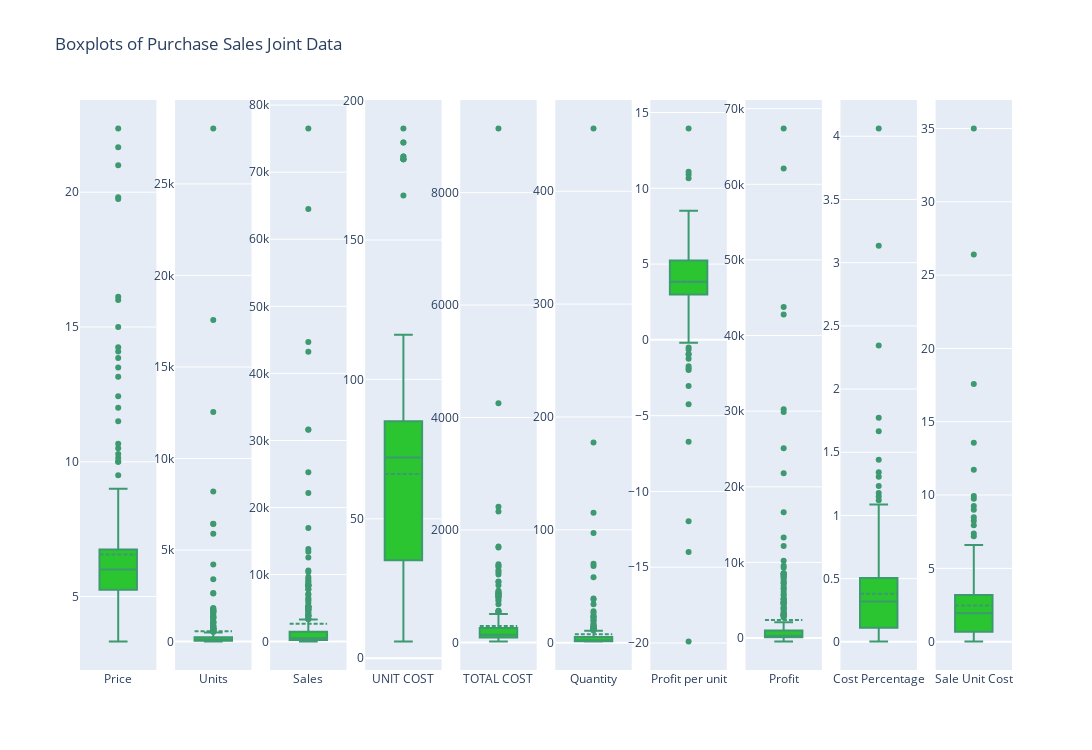
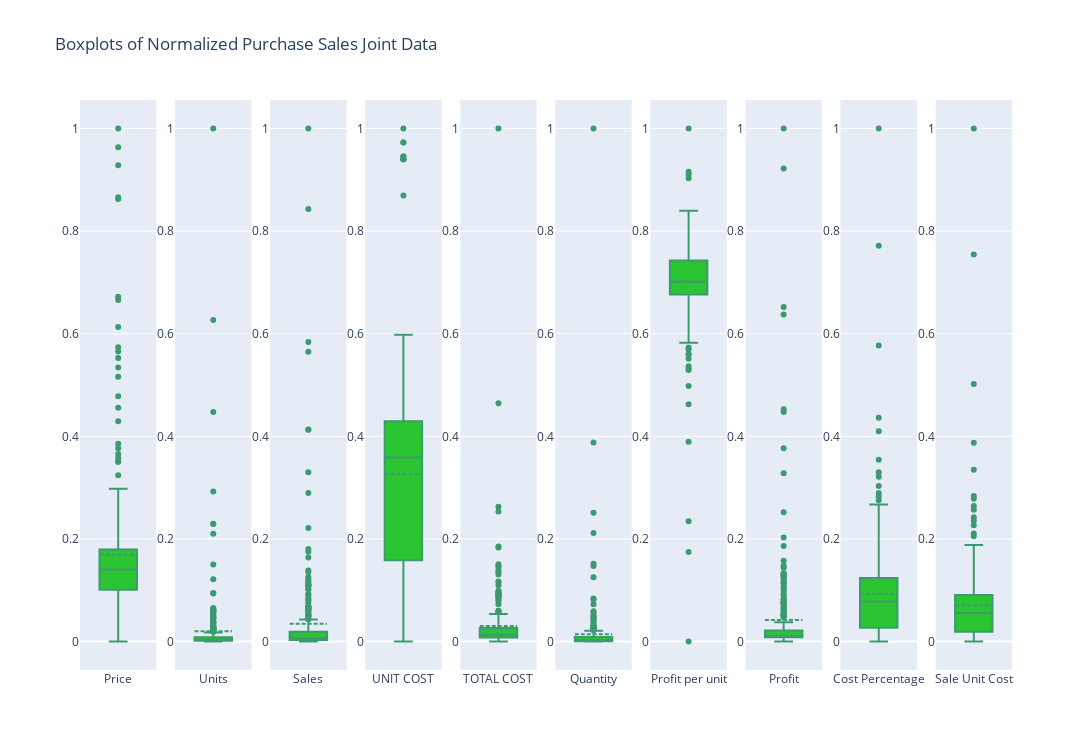

Here is the notebook cell these charts were saved with, in order:
### Markdown cell above
### Exploratory Data Analysis
#### purchase_sales_joint

### Code cell
# Single Variable EDA
# Check purchase_sales_joint for any null values
purchase_sales_joint.isnull().values.any()

eda_rows = ['Maximum','Minimum','Mean','Median','Standard Deviation','Variance','Inter-quartile Range','Skewness','Kurtosis']
# create empty lists to store values
maximum=[]
minimum=[]
mean=[]
median=[]
standard_deviation=[]
variance = []
IQR=[]
skew=[]
kurt=[]

# Create metrics dataframe
purchase_sales_joint_numeric = purchase_sales_joint.copy()
purchase_sales_joint_numeric = purchase_sales_joint_numeric.drop(["Year","Category","Category_2","ORDER DATE","Type",
                                                                  "DISTRIBUTOR","ORDER UNIT"], axis=1)
purchase_sales_joint_numeric_columns = purchase_sales_joint_numeric.columns.tolist()

for i in purchase_sales_joint_numeric_columns:
    maximum.append(purchase_sales_joint_numeric[i].max())
    minimum.append(purchase_sales_joint_numeric[i].min())
    mean.append(purchase_sales_joint_numeric[i].mean())
    median.append(purchase_sales_joint_numeric[i].median())
    standard_deviation.append(purchase_sales_joint_numeric[i].std())
    variance.append(purchase_sales_joint_numeric[i].var())
    Q1 = purchase_sales_joint_numeric[i].quantile(0.25)
    Q3 = purchase_sales_joint_numeric[i].quantile(0.75)
    IQR.append(Q3-Q1)
    skew.append(purchase_sales_joint_numeric[i].skew())
    kurt.append(purchase_sales_joint_numeric[i].kurtosis())

purchase_sales_joint_metrics = pd.DataFrame([maximum, minimum, mean, median, standard_deviation, variance, IQR, skew, kurt])
purchase_sales_joint_metrics.columns = purchase_sales_joint_numeric_columns
purchase_sales_joint_metrics.insert(0, 'Metrics', eda_rows)
print(purchase_sales_joint_metrics)

# Box Plots
fig = make_subplots(rows=1, cols=10)
for count, variable in enumerate(purchase_sales_joint_numeric_columns):
    fig.add_trace(go.Box(y=purchase_sales_joint[variable], name=variable, marker_color='#3D9970', boxmean=True, 
                       boxpoints='outliers',fillcolor='#2bc531',
                       quartilemethod="linear", showlegend=False),row=1,col=count+1)

fig.update_layout(height=750, width=1750, title_text="Boxplots of Purchase Sales Joint Data")

fig.show()

# Histogram
purchase_sales_joint_categorical = purchase_sales_joint.copy()
purchase_sales_joint_categorical = purchase_sales_joint_categorical.drop(["Year","ORDER DATE","Price","Units","Sales","UNIT COST","ORDER UNIT","TOTAL COST",
                                                                 "Quantity","Profit per unit","Cost Percentage",
                                                                  "Sale Unit Cost", "Profit"], axis=1)
purchase_sales_joint_categorical_columns = purchase_sales_joint_categorical.columns.tolist()

for category in purchase_sales_joint_categorical_columns:
    plt.figure(figsize=(16,8))
    purchase_sales_joint_categorical[category].value_counts().plot.bar()
    plt.xlabel(category, fontsize=16)
    plt.ylabel("Frequency", fontsize=16)
    plt.show()
    
# continue working on this
# Normalization
# setting scaler option to 0,1
scaler = MinMaxScaler(feature_range=(0, 1))
scaler.fit(purchase_sales_joint_numeric)

# normalize
norm_purchase_sales_joint = scaler.transform(purchase_sales_joint_numeric).T
# create empty dataframe and append column values with column name by iteration
norm_purchase_sales_joint_df = pd.DataFrame()
for count, variable in enumerate(purchase_sales_joint_numeric_columns):
    norm_purchase_sales_joint_df[variable]=norm_purchase_sales_joint[count]
# show normalized cancer dataframe
norm_purchase_sales_joint_df
# Box Plots of Normalized Purchase Sales Joint Data
fig = make_subplots(rows=1, cols=10)
for count, variable in enumerate(purchase_sales_joint_numeric_columns):
    fig.add_trace(go.Box(y=norm_purchase_sales_joint_df
[variable], name=variable, marker_color='#3D9970', boxmean=True, 
                       boxpoints='outliers',fillcolor='#2bc531',
                       quartilemethod="linear", showlegend=False),row=1,col=count+1)

fig.update_layout(height=750, width=1750, title_text="Boxplots of Normalized Purchase Sales Joint Data")

fig.show()
norm_purchase_sales_joint_df

# Multivariable EDA
# Heatmap using normalized data
# compute pairwise pearson correlation of columns, excluding null values
correlation = norm_purchase_sales_joint_df.corr(method='pearson')
# plotting the heatmap
plt.figure(figsize=(16,12))
plt.title('Correlation Heatmap of Purchase Sales Data')
ax = sns.heatmap(correlation, square=True, annot=True, fmt='.2f', linecolor='white')
ax.set_xticklabels(ax.get_xticklabels(), rotation=90)
ax.set_yticklabels(ax.get_yticklabels(), rotation=30)   
plt.tight_layout()        
plt.show()

# Pair Plots
response_factors = purchase_sales_joint_numeric_columns
# plot pairplot using seaborn
sns.pairplot(norm_purchase_sales_joint_df[response_factors], kind='scatter', diag_kind='hist')
plt.show()

### Figure 1 — Plotly figure (JSON) as saved in the notebook; plotly's stock layout.template omitted (floating-point values rounded to 4 significant figures; data arrays with more than 128 entries replaced by an {"elided": "..."} marker saying what was removed)
{"data": [{"boxmean": true, "boxpoints": "outliers", "fillcolor": "#2bc531", "marker": {"color": "#3D9970"}, "name": "Price", "quartilemethod": "linear", "showlegend": false, "type": "box", "xaxis": "x", "y": {"elided": "298 float values"}, "yaxis": "y"}, {"boxmean": true, "boxpoints": "outliers", "fillcolor": "#2bc531", "marker": {"color": "#3D9970"}, "name": "Units", "quartilemethod": "linear", "showlegend": false, "type": "box", "xaxis": "x2", "y": {"elided": "298 int values"}, "yaxis": "y2"}, {"boxmean": true, "boxpoints": "outliers", "fillcolor": "#2bc531", "marker": {"color": "#3D9970"}, "name": "Sales", "quartilemethod": "linear", "showlegend": false, "type": "box", "xaxis": "x3", "y": {"elided": "298 float values"}, "yaxis": "y3"}, {"boxmean": true, "boxpoints": "outliers", "fillcolor": "#2bc531", "marker": {"color": "#3D9970"}, "name": "UNIT COST", "quartilemethod": "linear", "showlegend": false, "type": "box", "xaxis": "x4", "y": {"elided": "298 float values"}, "yaxis": "y4"}, {"boxmean": true, "boxpoints": "outliers", "fillcolor": "#2bc531", "marker": {"color": "#3D9970"}, "name": "TOTAL COST", "quartilemethod": "linear", "showlegend": false, "type": "box", "xaxis": "x5", "y": {"elided": "298 float values"}, "yaxis": "y5"}, {"boxmean": true, "boxpoints": "outliers", "fillcolor": "#2bc531", "marker": {"color": "#3D9970"}, "name": "Quantity", "quartilemethod": "linear", "showlegend": false, "type": "box", "xaxis": "x6", "y": {"elided": "298 float values"}, "yaxis": "y6"}, {"boxmean": true, "boxpoints": "outliers", "fillcolor": "#2bc531", "marker": {"color": "#3D9970"}, "name": "Profit per unit", "quartilemethod": "linear", "showlegend": false, "type": "box", "xaxis": "x7", "y": {"elided": "298 float values"}, "yaxis": "y7"}, {"boxmean": true, "boxpoints": "outliers", "fillcolor": "#2bc531", "marker": {"color": "#3D9970"}, "name": "Profit", "quartilemethod": "linear", "showlegend": false, "type": "box", "xaxis": "x8", "y": {"elided": "298 float values"}, "yaxis": "y8"}, {"boxmean": true, "boxpoints": "outliers", "fillcolor": "#2bc531", "marker": {"color": "#3D9970"}, "name": "Cost Percentage", "quartilemethod": "linear", "showlegend": false, "type": "box", "xaxis": "x9", "y": {"elided": "298 float values"}, "yaxis": "y9"}, {"boxmean": true, "boxpoints": "outliers", "fillcolor": "#2bc531", "marker": {"color": "#3D9970"}, "name": "Sale Unit Cost", "quartilemethod": "linear", "showlegend": false, "type": "box", "xaxis": "x10", "y": {"elided": "298 float values"}, "yaxis": "y10"}], "layout": {"height": 750, "title": {"text": "Boxplots of Purchase Sales Joint Data"}, "width": 1750, "xaxis": {"anchor": "y", "domain": [0, 0.082]}, "xaxis10": {"anchor": "y10", "domain": [0.918, 1.0]}, "xaxis2": {"anchor": "y2", "domain": [0.102, 0.184]}, "xaxis3": {"anchor": "y3", "domain": [0.204, 0.286]}, "xaxis4": {"anchor": "y4", "domain": [0.306, 0.388]}, "xaxis5": {"anchor": "y5", "domain": [0.408, 0.49]}, "xaxis6": {"anchor": "y6", "domain": [0.51, 0.592]}, "xaxis7": {"anchor": "y7", "domain": [0.612, 0.694]}, "xaxis8": {"anchor": "y8", "domain": [0.714, 0.796]}, "xaxis9": {"anchor": "y9", "domain": [0.816, 0.898]}, "yaxis": {"anchor": "x", "domain": [0, 1]}, "yaxis10": {"anchor": "x10", "domain": [0, 1]}, "yaxis2": {"anchor": "x2", "domain": [0, 1]}, "yaxis3": {"anchor": "x3", "domain": [0, 1]}, "yaxis4": {"anchor": "x4", "domain": [0, 1]}, "yaxis5": {"anchor": "x5", "domain": [0, 1]}, "yaxis6": {"anchor": "x6", "domain": [0, 1]}, "yaxis7": {"anchor": "x7", "domain": [0, 1]}, "yaxis8": {"anchor": "x8", "domain": [0, 1]}, "yaxis9": {"anchor": "x9", "domain": [0, 1]}}}

### Figure 2 — Plotly figure (JSON) as saved in the notebook; plotly's stock layout.template omitted (floating-point values rounded to 4 significant figures; data arrays with more than 128 entries replaced by an {"elided": "..."} marker saying what was removed)
{"data": [{"boxmean": true, "boxpoints": "outliers", "fillcolor": "#2bc531", "marker": {"color": "#3D9970"}, "name": "Price", "quartilemethod": "linear", "showlegend": false, "type": "box", "xaxis": "x", "y": {"elided": "298 float values"}, "yaxis": "y"}, {"boxmean": true, "boxpoints": "outliers", "fillcolor": "#2bc531", "marker": {"color": "#3D9970"}, "name": "Units", "quartilemethod": "linear", "showlegend": false, "type": "box", "xaxis": "x2", "y": {"elided": "298 float values"}, "yaxis": "y2"}, {"boxmean": true, "boxpoints": "outliers", "fillcolor": "#2bc531", "marker": {"color": "#3D9970"}, "name": "Sales", "quartilemethod": "linear", "showlegend": false, "type": "box", "xaxis": "x3", "y": {"elided": "298 float values"}, "yaxis": "y3"}, {"boxmean": true, "boxpoints": "outliers", "fillcolor": "#2bc531", "marker": {"color": "#3D9970"}, "name": "UNIT COST", "quartilemethod": "linear", "showlegend": false, "type": "box", "xaxis": "x4", "y": {"elided": "298 float values"}, "yaxis": "y4"}, {"boxmean": true, "boxpoints": "outliers", "fillcolor": "#2bc531", "marker": {"color": "#3D9970"}, "name": "TOTAL COST", "quartilemethod": "linear", "showlegend": false, "type": "box", "xaxis": "x5", "y": {"elided": "298 float values"}, "yaxis": "y5"}, {"boxmean": true, "boxpoints": "outliers", "fillcolor": "#2bc531", "marker": {"color": "#3D9970"}, "name": "Quantity", "quartilemethod": "linear", "showlegend": false, "type": "box", "xaxis": "x6", "y": {"elided": "298 float values"}, "yaxis": "y6"}, {"boxmean": true, "boxpoints": "outliers", "fillcolor": "#2bc531", "marker": {"color": "#3D9970"}, "name": "Profit per unit", "quartilemethod": "linear", "showlegend": false, "type": "box", "xaxis": "x7", "y": {"elided": "298 float values"}, "yaxis": "y7"}, {"boxmean": true, "boxpoints": "outliers", "fillcolor": "#2bc531", "marker": {"color": "#3D9970"}, "name": "Profit", "quartilemethod": "linear", "showlegend": false, "type": "box", "xaxis": "x8", "y": {"elided": "298 float values"}, "yaxis": "y8"}, {"boxmean": true, "boxpoints": "outliers", "fillcolor": "#2bc531", "marker": {"color": "#3D9970"}, "name": "Cost Percentage", "quartilemethod": "linear", "showlegend": false, "type": "box", "xaxis": "x9", "y": {"elided": "298 float values"}, "yaxis": "y9"}, {"boxmean": true, "boxpoints": "outliers", "fillcolor": "#2bc531", "marker": {"color": "#3D9970"}, "name": "Sale Unit Cost", "quartilemethod": "linear", "showlegend": false, "type": "box", "xaxis": "x10", "y": {"elided": "298 float values"}, "yaxis": "y10"}], "layout": {"height": 750, "title": {"text": "Boxplots of Normalized Purchase Sales Joint Data"}, "width": 1750, "xaxis": {"anchor": "y", "domain": [0, 0.082]}, "xaxis10": {"anchor": "y10", "domain": [0.918, 1.0]}, "xaxis2": {"anchor": "y2", "domain": [0.102, 0.184]}, "xaxis3": {"anchor": "y3", "domain": [0.204, 0.286]}, "xaxis4": {"anchor": "y4", "domain": [0.306, 0.388]}, "xaxis5": {"anchor": "y5", "domain": [0.408, 0.49]}, "xaxis6": {"anchor": "y6", "domain": [0.51, 0.592]}, "xaxis7": {"anchor": "y7", "domain": [0.612, 0.694]}, "xaxis8": {"anchor": "y8", "domain": [0.714, 0.796]}, "xaxis9": {"anchor": "y9", "domain": [0.816, 0.898]}, "yaxis": {"anchor": "x", "domain": [0, 1]}, "yaxis10": {"anchor": "x10", "domain": [0, 1]}, "yaxis2": {"anchor": "x2", "domain": [0, 1]}, "yaxis3": {"anchor": "x3", "domain": [0, 1]}, "yaxis4": {"anchor": "x4", "domain": [0, 1]}, "yaxis5": {"anchor": "x5", "domain": [0, 1]}, "yaxis6": {"anchor": "x6", "domain": [0, 1]}, "yaxis7": {"anchor": "x7", "domain": [0, 1]}, "yaxis8": {"anchor": "x8", "domain": [0, 1]}, "yaxis9": {"anchor": "x9", "domain": [0, 1]}}}
